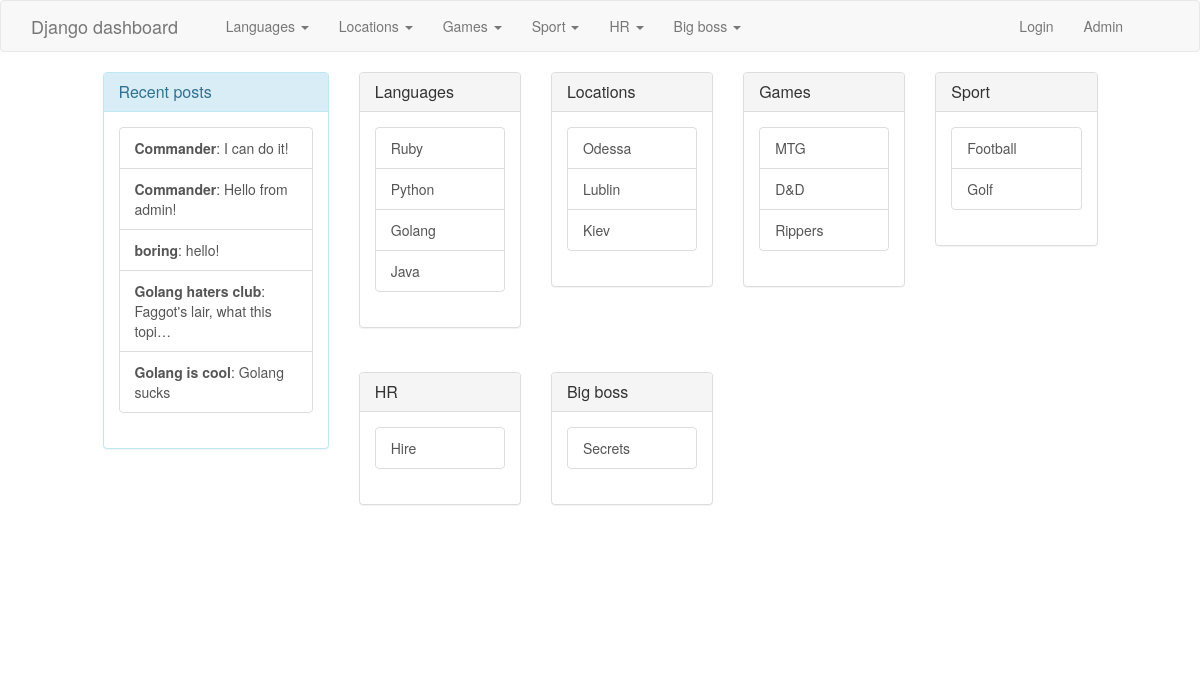
The app's page /, older data.
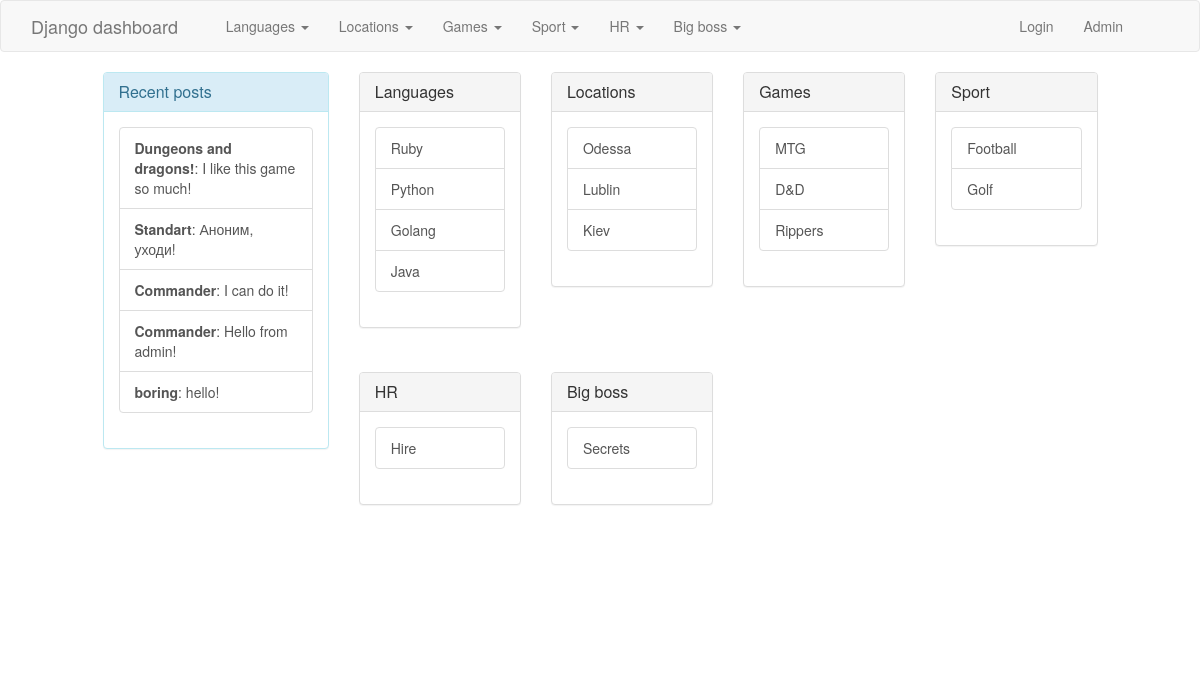
The same page, newer data.
### simple_blog/models.py (models this page shows, shortened)
@python_2_unicode_compatible
class Category(models.Model):
    class Meta:
        verbose_name_plural = 'categories'
    name = models.CharField(max_length=255)
    protected = models.BooleanField(default=False)
    pub_date = models.DateTimeField('publish date', auto_now_add=True)
    def __str__(self):
        return self.name

@python_2_unicode_compatible
class Message(models.Model):
    topic = models.ForeignKey(Topic, on_delete=models.CASCADE)
    author = models.CharField(max_length=255)
    email = models.CharField(max_length=255)
    text = models.TextField()
    docfile = models.FileField(upload_to='messages/', null=True)
    pub_date = models.DateTimeField('publish date', auto_now_add=True)

@python_2_unicode_compatible
class Topic(models.Model):
    subcategory = models.ForeignKey(Subcategory, on_delete=models.CASCADE)
    name = models.CharField(max_length=255)
    description = models.TextField()
    docfile = models.FileField(upload_to='topics/', null=True)
    pub_date = models.DateTimeField('publish date', auto_now_add=True)

@python_2_unicode_compatible
class Subcategory(models.Model):
    class Meta:
        verbose_name_plural = 'subcategories'
    category = models.ForeignKey(Category, on_delete=models.CASCADE)
    name = models.CharField(max_length=255)
    pub_date = models.DateTimeField('publish date', auto_now_add=True)
    def __str__(self):
        return self.name

### simple_blog/views.py (the view)
# urls.py: url(r'^$', views.index, name='index'),
def index(request):
    last_updates = Message.objects.order_by('-pub_date')[:5]
    categories = Category.objects.order_by('-pub_date')
    return render(
        request,
        'dashboard/dashboard.html',
        {'categories': categories, 'last_updates': last_updates}
    )

### simple_blog/templatetags/helpers.py (called while the page is built)
@register.inclusion_tag('includes/category_nav.html')
def category_nav():
    categories = Category.objects.order_by('-pub_date')
    return {'categories': categories}

### simple_blog/templates/dashboard/dashboard.html (shortened to what this page needs)
<html>
  <head>
    {% include 'includes/headers.html' %}
  </head>
  <body>
    {% include 'includes/nav.html' %}
    <div class="row">
      <div class="col-md-offset-1 col-md-10">
        <div class="row">
          <div class="col-md-3">
            <div class="panel panel-info">
              <div class="panel-heading">
                <h3 class="panel-title">Recent posts</h3>
              </div>
              <div class="panel-body">
                <ul class="list-group">
                  {% for message in last_updates %}
                    <a href="{% url 'topic' message.topic_id %}" type="button" class="list-group-item">
                      <strong>{{ message.topic.name }}</strong>: {{ message.text|truncatechars:30 }}
                    </a>
                  {% endfor %}
                </ul>
              </div>
            </div>
          </div>
          <div class="col-md-9">
            <div class="row categories">
              {% for category in categories %}
                <div class="col-md-3">
                  <div class="panel panel-default">
                    <div class="panel-heading">
                      <h3 class="panel-title">{{ category.name }}</h3>
                    </div>
                    <div class="panel-body">
                      <ul class="list-group">
                        {% for subcategory in category.subcategory_set.all %}
                          <a href="{% url 'forum' subcategory.id %}" type="button" class="list-group-item">{{ subcategory.name }}</a>
                        {% endfor %}
                      </ul>
                    </div>
                  </div>
                </div>
              {% endfor %}
            </div>
          </div>
        </div>
      </div>
    </div>
  </body>
</html>

### simple_blog/templates/includes/category_nav.html (shortened to what this page needs)
<ul class="nav navbar-nav">
  {% for category in categories %}
  <li class="dropdown">
    <a href="#" class="dropdown-toggle" data-toggle="dropdown" role="button" aria-haspopup="true" aria-expanded="false">{{ category }} <span class="caret"></span></a>
  </li>
  {% endfor %}
</ul>

Row changes from the older to the newer data that the page shows:
no longer on this page (row unchanged): Message: topic.name "Golang haters club", text "Faggot's lair, what this topi…"
no longer on this page (row unchanged): Message: topic.name "Golang is cool", text "Golang sucks"
added Message: topic.name "Dungeons and dragons!", text "I like this game so much!"
added Message: topic.name "Standart", text "Аноним, уходи!"
